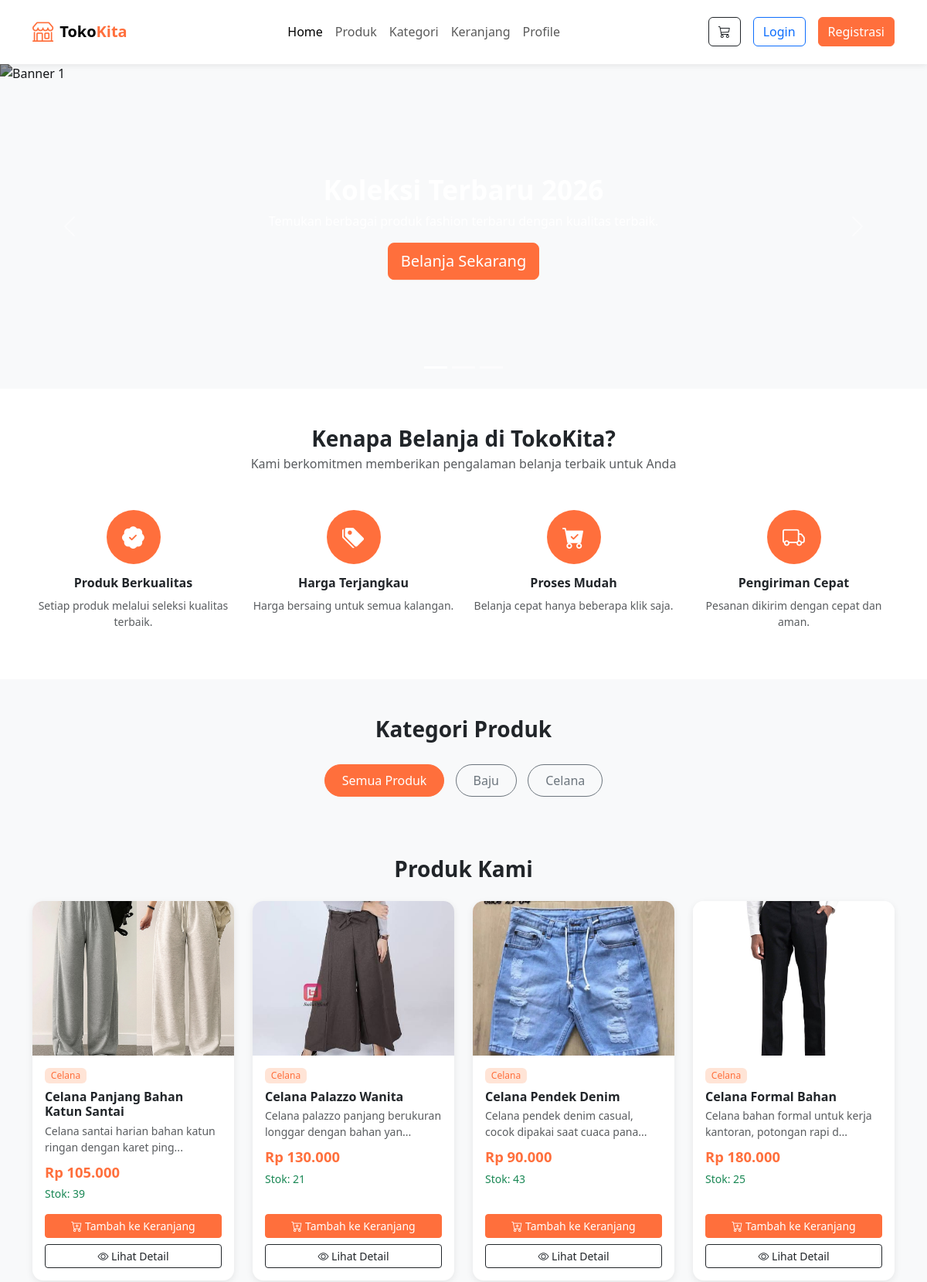
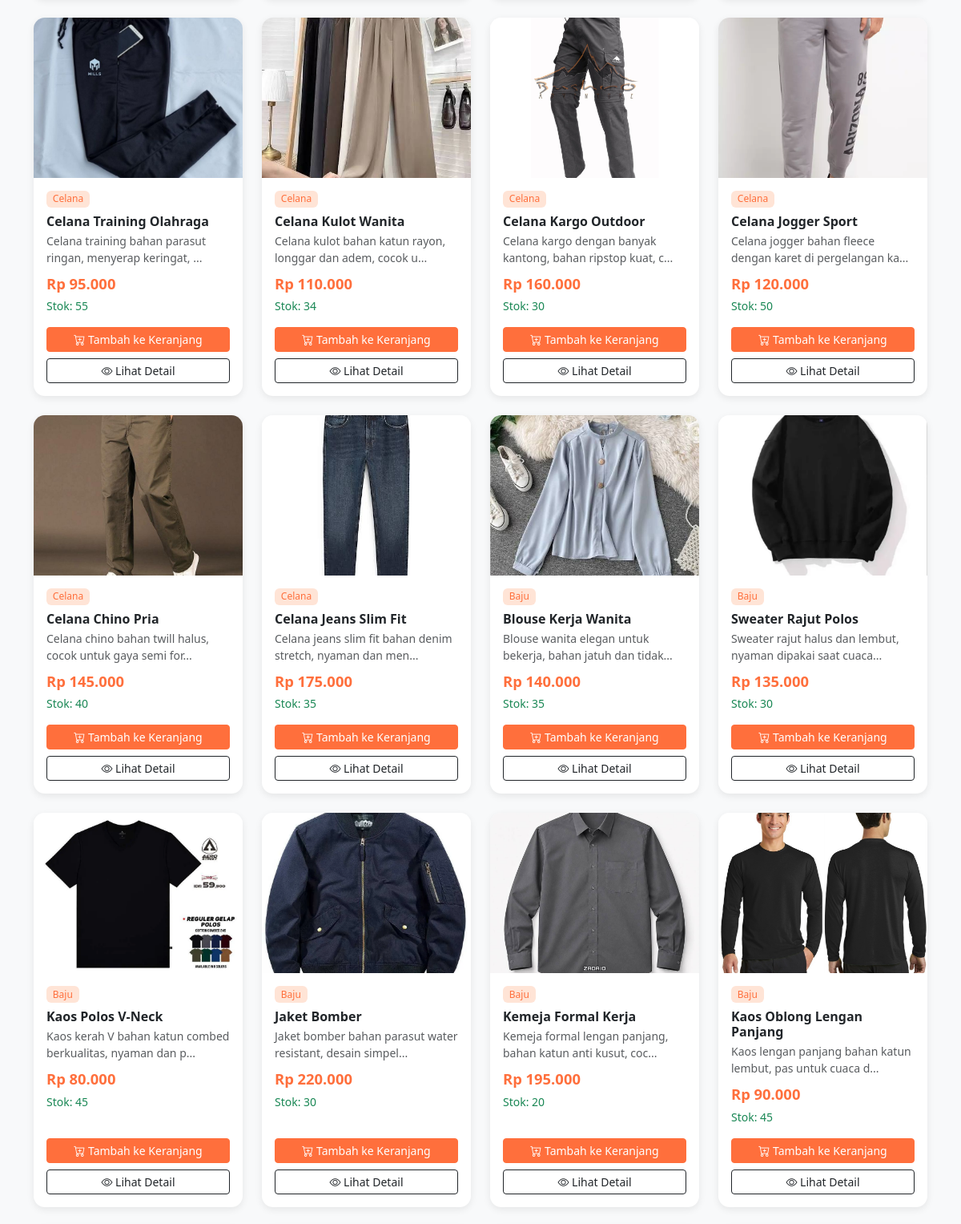
Screenshot of /index1.php (upper part) with the database file from the repository (2 pictures, top to bottom).
### tables this page shows
CREATE TABLE `tb_kategori` (
  `id_kategori` int NOT NULL,
  `nama_kategori` varchar(255) NOT NULL
);

CREATE TABLE `tb_produk` (
  `id` int NOT NULL,
  `nama` varchar(255) NOT NULL,
  `harga` int NOT NULL,
  `stok` int NOT NULL,
  `foto` text NOT NULL,
  `id_kategori` int DEFAULT NULL,
  `deskripsi` text NOT NULL
);

### index1.php (the view, shortened to what this page needs)
<?php
include "koneksi.php";
$is_login   = isset($_SESSION['user_id']);
$nama_user  = $is_login ? $_SESSION['user_nama'] : '';
$id_kategori_filter = isset($_GET['kategori']) ? (int) $_GET['kategori'] : 0;
$kategoriList = [];
$sqlKategori = "SELECT id_kategori, nama_kategori FROM tb_kategori ORDER BY nama_kategori ASC";
$resKategori = mysqli_query($koneksi, $sqlKategori);
if ($resKategori) {
    while ($row = mysqli_fetch_assoc($resKategori)) {
        $kategoriList[] = $row;
    }
}
$produkList = [];
if ($id_kategori_filter > 0) {
    $sqlProduk = "SELECT p.id, p.nama, p.harga, p.stok, p.foto, p.deskripsi, k.nama_kategori
                  FROM tb_produk p
                  LEFT JOIN tb_kategori k ON p.id_kategori = k.id_kategori
                  WHERE p.id_kategori = ?
                  ORDER BY p.id DESC";
    $stmt = mysqli_prepare($koneksi, $sqlProduk);
    mysqli_stmt_bind_param($stmt, "i", $id_kategori_filter);
    mysqli_stmt_execute($stmt);
    $resProduk = mysqli_stmt_get_result($stmt);
} else {
    $sqlProduk = "SELECT p.id, p.nama, p.harga, p.stok, p.foto, p.deskripsi, k.nama_kategori
                  FROM tb_produk p
                  LEFT JOIN tb_kategori k ON p.id_kategori = k.id_kategori
                  ORDER BY p.id DESC";
    $resProduk = mysqli_query($koneksi, $sqlProduk);
}
if ($resProduk) {
    while ($row = mysqli_fetch_assoc($resProduk)) {
        $produkList[] = $row;
    }
}
?>
<!DOCTYPE html>
<html lang="id">
<head>
<link href="https://cdn.jsdelivr.net/npm/bootstrap@5.3.3/dist/css/bootstrap.min.css" rel="stylesheet">
<link rel="stylesheet" href="https://cdn.jsdelivr.net/npm/bootstrap-icons@1.11.3/font/bootstrap-icons.css">
</head>
<body>
<nav class="navbar navbar-expand-lg navbar-light bg-white sticky-top py-3">
  <div class="container">
    <a class="navbar-brand d-flex align-items-center fw-bold" href="index1.php">
      <i class="bi bi-shop me-2" style="font-size:1.7rem;color:var(--primary-color);"></i>
      Toko<span style="color:var(--primary-color);">Kita</span>
    </a>
    <div class="collapse navbar-collapse" id="navbarMenu">
      <ul class="navbar-nav mx-auto mb-2 mb-lg-0">
        <li class="nav-item"><a class="nav-link active" href="index1.php">Home</a></li>
        <li class="nav-item"><a class="nav-link" href="produk.php">Produk</a></li>
        <li class="nav-item"><a class="nav-link" href="kategori.php">Kategori</a></li>
        <li class="nav-item"><a class="nav-link" href="keranjang.php">Keranjang</a></li>
        <li class="nav-item"><a class="nav-link" href="profile.php">Profile</a></li>
      </ul>
      <div class="d-flex align-items-center gap-3">
        <a href="keranjang.php" class="btn btn-outline-dark position-relative">
          <i class="bi bi-cart3"></i>
        </a>
        <?php if ($is_login): ?>
          <div class="dropdown">
            <button class="btn btn-primary-custom dropdown-toggle" type="button" data-bs-toggle="dropdown">
              <i class="bi bi-person-circle me-1"></i> <?= htmlspecialchars($nama_user ?? '') ?>
            </button>
            <ul class="dropdown-menu dropdown-menu-end">
              <li><a class="dropdown-item" href="profile.php"><i class="bi bi-person me-2"></i>Profile</a></li>
              <li><a class="dropdown-item" href="riwayat.php"><i class="bi bi-receipt me-2"></i>Riwayat Transaksi</a></li>
              <li><hr class="dropdown-divider"></li>
              <li><a class="dropdown-item text-danger" href="logout.php"><i class="bi bi-box-arrow-right me-2"></i>Logout</a></li>
            </ul>
          </div>
        <?php else: ?>
          <a href="login.php" class="btn btn-outline-primary">Login</a>
          <a href="register.php" class="btn btn-primary-custom">Registrasi</a>
        <?php endif; ?>
      </div>
    </div>
  </div>
</nav>
<div id="carouselToko" class="carousel slide" data-bs-ride="carousel">
  <div class="carousel-indicators">
    <button type="button" data-bs-target="#carouselToko" data-bs-slide-to="0" class="active"></button>
    <button type="button" data-bs-target="#carouselToko" data-bs-slide-to="1"></button>
    <button type="button" data-bs-target="#carouselToko" data-bs-slide-to="2"></button>
  </div>
  <div class="carousel-inner">
    <div class="carousel-item active">
      <img src="https://images.unsplash.com/photo-1483985988355-763728e1935b?w=1400" class="d-block w-100" alt="Banner 1">
      <div class="carousel-caption text-white">
        <h2>Koleksi Terbaru 2026</h2>
        <p class="d-none d-md-block">Temukan berbagai produk fashion terbaru dengan kualitas terbaik.</p>
        <a href="#produk" class="btn btn-primary-custom btn-lg">Belanja Sekarang</a>
      </div>
    </div>
  </div>
  <button class="carousel-control-prev" type="button" data-bs-target="#carouselToko" data-bs-slide="prev">
    <span class="carousel-control-prev-icon"></span>
  </button>
  <button class="carousel-control-next" type="button" data-bs-target="#carouselToko" data-bs-slide="next">
    <span class="carousel-control-next-icon"></span>
  </button>
</div>
<section class="py-5 bg-white">
  <div class="container text-center">
    <h3 class="fw-bold mb-1">Kenapa Belanja di TokoKita?</h3>
    <p class="text-muted mb-5">Kami berkomitmen memberikan pengalaman belanja terbaik untuk Anda</p>
    <div class="row g-4">
      <div class="col-6 col-md-3">
        <div class="keunggulan-icon"><i class="bi bi-patch-check-fill"></i></div>
        <h6 class="fw-bold">Produk Berkualitas</h6>
        <p class="text-muted small">Setiap produk melalui seleksi kualitas terbaik.</p>
      </div>
      <div class="col-6 col-md-3">
        <div class="keunggulan-icon"><i class="bi bi-tags-fill"></i></div>
        <h6 class="fw-bold">Harga Terjangkau</h6>
        <p class="text-muted small">Harga bersaing untuk semua kalangan.</p>
      </div>
      <div class="col-6 col-md-3">
        <div class="keunggulan-icon"><i class="bi bi-cart-check-fill"></i></div>
        <h6 class="fw-bold">Proses Mudah</h6>
        <p class="text-muted small">Belanja cepat hanya beberapa klik saja.</p>
      </div>
      <div class="col-6 col-md-3">
        <div class="keunggulan-icon"><i class="bi bi-truck"></i></div>
        <h6 class="fw-bold">Pengiriman Cepat</h6>
        <p class="text-muted small">Pesanan dikirim dengan cepat dan aman.</p>
      </div>
    </div>
  </div>
</section>
<section class="py-5">
  <div class="container">
    <h3 class="fw-bold text-center mb-4">Kategori Produk</h3>
    <div class="text-center">
      <a href="produk.php" class="btn btn-kategori <?= $id_kategori_filter == 0 ? 'btn-primary-custom' : 'btn-outline-secondary' ?>">
        Semua Produk
      </a>
      <?php foreach ($kategoriList as $kat): ?>
        <a href="kategori.php?kategori=<?= (int) $kat['id_kategori'] ?>#produk"
           class="btn btn-kategori <?= $id_kategori_filter == $kat['id_kategori'] ? 'btn-primary-custom' : 'btn-outline-secondary' ?>">
          <?= htmlspecialchars(trim($kat['nama_kategori'])) ?>
        </a>
      <?php endforeach; ?>
    </div>
  </div>
</section>
<section class="py-4" id="produk">
  <div class="container">
    <h3 class="fw-bold text-center mb-4">Produk Kami</h3>
    <?php if (count($produkList) === 0): ?>
      <div class="alert alert-warning text-center">
        Belum ada produk untuk ditampilkan.
      </div>
    <?php else: ?>
      <div class="row g-4">
        <?php foreach ($produkList as $produk):
            $stok_habis = $produk['stok'] <= 0;
            $fotoSrc = !empty($produk['foto'])
                ? (filter_var($produk['foto'], FILTER_VALIDATE_URL) ? $produk['foto'] : "assets/img/" . $produk['foto'])
                : "https://placehold.co/400x300?text=Produk";
        ?>
          <div class="col-6 col-md-4 col-lg-3">
            <div class="card card-produk">
              <img src="<?= htmlspecialchars($fotoSrc) ?>" alt="<?= htmlspecialchars($produk['nama']) ?>">
              <div class="card-body d-flex flex-column">
                <span class="badge badge-kategori mb-2 align-self-start">
                  <?= htmlspecialchars(trim($produk['nama_kategori'] ?? 'Tanpa Kategori')) ?>
                </span>
                <h6 class="fw-bold mb-1"><?= htmlspecialchars($produk['nama']) ?></h6>
                <p class="text-muted small mb-2">
                  <?= htmlspecialchars(mb_strimwidth($produk['deskripsi'], 0, 60, '...')) ?>
                </p>
                <p class="harga-produk mb-1">Rp <?= number_format($produk['harga'], 0, ',', '.') ?></p>
                <p class="small mb-3 <?= $stok_habis ? 'text-danger' : 'text-success' ?>">
                  <?= $stok_habis ? 'Stok Habis' : 'Stok: ' . (int) $produk['stok'] ?>
                </p>
                <div class="mt-auto d-grid gap-2">
                  <?php if ($stok_habis): ?>
                    <button class="btn btn-secondary btn-sm" disabled>
                      <i class="bi bi-x-circle"></i> Stok Habis
                    </button>
                  <?php else: ?>
                    <form action="tambah_keranjang.php" method="POST">
                      <button type="submit" class="btn btn-primary-custom btn-sm w-100">
                        <i class="bi bi-cart-plus"></i> Tambah ke Keranjang
                      </button>
                    </form>
                  <?php endif; ?>
                  <a href="detail_produk.php?id=<?= (int) $produk['id'] ?>" class="btn btn-outline-dark btn-sm">
                    <i class="bi bi-eye"></i> Lihat Detail
                  </a>
                </div>
              </div>
            </div>
          </div>
        <?php endforeach; ?>
      </div>
    <?php endif; ?>
  </div>
</section>
</body>
</html>

### index1.php (style rules this page uses)
:root { --primary-color:#ff6f3c; --dark-color:#212529; }
body { font-family: 'Segoe UI', sans-serif; background-color:#f8f9fa; }
.navbar { box-shadow:0 2px 8px rgba(0,0,0,0.08); }
.nav-link { font-weight:500; }
.carousel-item img { height:420px; object-fit:cover; filter:brightness(60%); }
.carousel-caption { bottom:50%; transform:translateY(50%); }
.carousel-caption h2 { font-weight:700; font-size:2.2rem; }
.keunggulan-icon { width:70px; height:70px; background-color:var(--primary-color); color:#fff; border-radius:50%; display:flex; align-items:center; justify-content:center; font-size:1.8rem; margin:0 auto 15px auto; }
.btn-kategori { border-radius:30px; padding:8px 22px; margin:5px; font-weight:500; }
.card-produk { border:none; border-radius:14px; overflow:hidden; box-shadow:0 3px 10px rgba(0,0,0,0.08); transition:transform 0.2s ease, box-shadow 0.2s ease; height:100%; }
.card-produk img { height:200px; object-fit:cover; width:100%; }
.badge-kategori { background-color:#ffe4d6; color:var(--primary-color); font-weight:500; }
.harga-produk { color:var(--primary-color); font-weight:700; font-size:1.15rem; }
.btn-primary-custom { background-color:var(--primary-color); border-color:var(--primary-color); color:#fff; }

### rows the page displays
tb_kategori: nama_kategori "Baju"
tb_kategori: nama_kategori "Celana"
tb_produk: foto (picture), id_kategori.nama_kategori "Celana", nama "Celana Panjang Bahan Katun Santai", deskripsi "Celana santai harian bahan katun ringan dengan karet ping...", harga "105.000", stok "39"
tb_produk: foto (picture), id_kategori.nama_kategori "Celana", nama "Celana Palazzo Wanita", deskripsi "Celana palazzo panjang berukuran longgar dengan bahan yan...", harga "130.000", stok "21"
tb_produk: foto (picture), id_kategori.nama_kategori "Celana", nama "Celana Pendek Denim", deskripsi "Celana pendek denim casual, cocok dipakai saat cuaca pana...", harga "90.000", stok "43"
tb_produk: foto (picture), id_kategori.nama_kategori "Celana", nama "Celana Formal Bahan", deskripsi "Celana bahan formal untuk kerja kantoran, potongan rapi d...", harga "180.000", stok "25"
tb_produk: foto (picture), id_kategori.nama_kategori "Celana", nama "Celana Training Olahraga", deskripsi "Celana training bahan parasut ringan, menyerap keringat, ...", harga "95.000", stok "55"
tb_produk: foto (picture), id_kategori.nama_kategori "Celana", nama "Celana Kulot Wanita", deskripsi "Celana kulot bahan katun rayon, longgar dan adem, cocok u...", harga "110.000", stok "34"
tb_produk: foto (picture), id_kategori.nama_kategori "Celana", nama "Celana Kargo Outdoor", deskripsi "Celana kargo dengan banyak kantong, bahan ripstop kuat, c...", harga "160.000", stok "30"
tb_produk: foto (picture), id_kategori.nama_kategori "Celana", nama "Celana Jogger Sport", deskripsi "Celana jogger bahan fleece dengan karet di pergelangan ka...", harga "120.000", stok "50"
tb_produk: foto (picture), id_kategori.nama_kategori "Celana", nama "Celana Chino Pria", deskripsi "Celana chino bahan twill halus, cocok untuk gaya semi for...", harga "145.000", stok "40"
tb_produk: foto (picture), id_kategori.nama_kategori "Celana", nama "Celana Jeans Slim Fit", deskripsi "Celana jeans slim fit bahan denim stretch, nyaman dan men...", harga "175.000", stok "35"
tb_produk: foto (picture), id_kategori.nama_kategori "Baju", nama "Blouse Kerja Wanita", deskripsi "Blouse wanita elegan untuk bekerja, bahan jatuh dan tidak...", harga "140.000", stok "35"
tb_produk: foto (picture), id_kategori.nama_kategori "Baju", nama "Sweater Rajut Polos", deskripsi "Sweater rajut halus dan lembut, nyaman dipakai saat cuaca...", harga "135.000", stok "30"
tb_produk: foto (picture), id_kategori.nama_kategori "Baju", nama "Kaos Polos V-Neck", deskripsi "Kaos kerah V bahan katun combed berkualitas, nyaman dan p...", harga "80.000", stok "45"
tb_produk: foto (picture), id_kategori.nama_kategori "Baju", nama "Jaket Bomber", deskripsi "Jaket bomber bahan parasut water resistant, desain simpel...", harga "220.000", stok "30"
tb_produk: foto (picture), id_kategori.nama_kategori "Baju", nama "Kemeja Formal Kerja", deskripsi "Kemeja formal lengan panjang, bahan katun anti kusut, coc...", harga "195.000", stok "20"
tb_produk: foto (picture), id_kategori.nama_kategori "Baju", nama "Kaos Oblong Lengan Panjang", deskripsi "Kaos lengan panjang bahan katun lembut, pas untuk cuaca d...", harga "90.000", stok "45"
